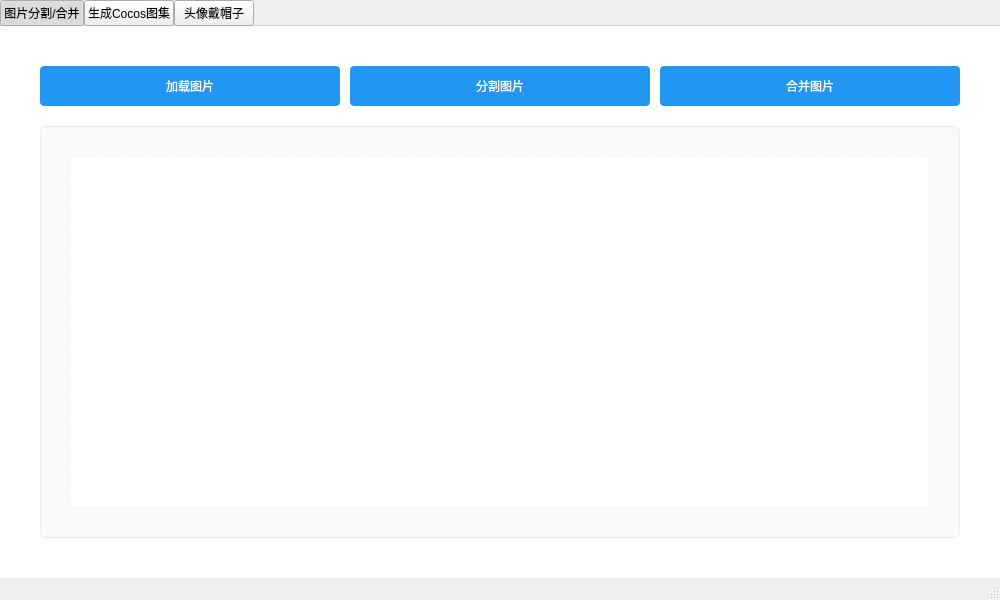
<?xml version="1.0" encoding="UTF-8"?>
<ui version="4.0">
 <class>MainWindow</class>
 <widget class="QMainWindow" name="MainWindow">
  <property name="geometry">
   <rect>
    <x>0</x>
    <y>0</y>
    <width>1000</width>
    <height>600</height>
   </rect>
  </property>
  <property name="windowTitle">
   <string>图片处理工具</string>
  </property>
  <property name="styleSheet">
   <string notr="true">
    QPushButton.nav-button {
        min-width: 120px;
        min-height: 40px;
        border: none;
        background-color: #f0f0f0;
        border-radius: 0px;
        text-align: center;
        padding: 5px;
    }
    QPushButton.nav-button:hover {
        background-color: #e0e0e0;
    }
    QPushButton.nav-button:checked {
        background-color: #ffffff;
        border-bottom: 2px solid #2196F3;
        font-weight: bold;
    }
   </string>
  </property>
  <widget class="QWidget" name="centralwidget">
   <layout class="QVBoxLayout" name="verticalLayout">
    <property name="spacing">
     <number>0</number>
    </property>
    <property name="leftMargin">
     <number>0</number>
    </property>
    <property name="topMargin">
     <number>0</number>
    </property>
    <property name="rightMargin">
     <number>0</number>
    </property>
    <property name="bottomMargin">
     <number>0</number>
    </property>
    <item>
     <widget class="QWidget" name="navBar" native="true">
      <property name="styleSheet">
       <string notr="true">
        QWidget#navBar {
            background-color: #f0f0f0;
            border-bottom: 1px solid #d0d0d0;
        }
       </string>
      </property>
      <layout class="QHBoxLayout" name="horizontalLayout_nav">
       <property name="spacing">
        <number>0</number>
       </property>
       <property name="leftMargin">
        <number>0</number>
       </property>
       <property name="topMargin">
        <number>0</number>
       </property>
       <property name="rightMargin">
        <number>0</number>
       </property>
       <property name="bottomMargin">
        <number>0</number>
       </property>
       <item>
        <widget class="QPushButton" name="btnNavSplitMerge">
         <property name="text">
          <string>图片分割/合并</string>
         </property>
         <property name="checkable">
          <bool>true</bool>
         </property>
         <property name="autoExclusive">
          <bool>true</bool>
         </property>
         <property name="checked">
          <bool>true</bool>
         </property>
         <property name="class" stdset="0">
          <string>nav-button</string>
         </property>
        </widget>
       </item>
       <item>
        <widget class="QPushButton" name="btnNavCocos">
         <property name="text">
          <string>生成Cocos图集</string>
         </property>
         <property name="checkable">
          <bool>true</bool>
         </property>
         <property name="autoExclusive">
          <bool>true</bool>
         </property>
         <property name="class" stdset="0">
          <string>nav-button</string>
         </property>
        </widget>
       </item>
       <item>
        <widget class="QPushButton" name="btnNavHat">
         <property name="text">
          <string>头像戴帽子</string>
         </property>
         <property name="checkable">
          <bool>true</bool>
         </property>
         <property name="autoExclusive">
          <bool>true</bool>
         </property>
         <property name="class" stdset="0">
          <string>nav-button</string>
         </property>
        </widget>
       </item>
       <item>
        <spacer name="horizontalSpacer">
         <property name="orientation">
          <enum>Qt::Horizontal</enum>
         </property>
         <property name="sizeHint" stdset="0">
          <size>
           <width>40</width>
           <height>20</height>
          </size>
         </property>
        </spacer>
       </item>
      </layout>
     </widget>
    </item>
    <item>
     <widget class="QStackedWidget" name="stackedWidget">
      <property name="styleSheet">
       <string notr="true">
        QWidget {
            background-color: #ffffff;
            padding: 20px;
        }
        QPushButton {
            min-width: 80px;
            min-height: 30px;
            padding: 5px 15px;
            background-color: #2196F3;
            color: white;
            border: none;
            border-radius: 4px;
        }
        QPushButton:hover {
            background-color: #1976D2;
        }
        QPushButton:pressed {
            background-color: #0D47A1;
        }
       </string>
      </property>
      <property name="currentIndex">
       <number>0</number>
      </property>
      <widget class="QWidget" name="pageSplitMerge">
       <layout class="QVBoxLayout" name="verticalLayout_2">
        <property name="spacing">
         <number>20</number>
        </property>
        <property name="leftMargin">
         <number>20</number>
        </property>
        <property name="topMargin">
         <number>20</number>
        </property>
        <property name="rightMargin">
         <number>20</number>
        </property>
        <property name="bottomMargin">
         <number>20</number>
        </property>
        <item>
         <layout class="QHBoxLayout" name="horizontalLayout">
          <property name="spacing">
           <number>10</number>
          </property>
          <item>
           <widget class="QPushButton" name="btnLoad">
            <property name="text">
             <string>加载图片</string>
            </property>
           </widget>
          </item>
          <item>
           <widget class="QPushButton" name="btnSplit">
            <property name="text">
             <string>分割图片</string>
            </property>
           </widget>
          </item>
          <item>
           <widget class="QPushButton" name="btnMerge">
            <property name="text">
             <string>合并图片</string>
            </property>
           </widget>
          </item>
         </layout>
        </item>
        <item>
         <widget class="QFrame" name="contentFrame">
          <property name="frameShape">
           <enum>QFrame::StyledPanel</enum>
          </property>
          <property name="frameShadow">
           <enum>QFrame::Raised</enum>
          </property>
          <property name="styleSheet">
           <string notr="true">
            QFrame#contentFrame {
                background-color: #f8f9fa;
                border: 1px solid #e9ecef;
                border-radius: 6px;
            }
           </string>
          </property>
          <layout class="QVBoxLayout" name="verticalLayout_content">
           <item>
            <widget class="QLabel" name="imageLabel">
             <property name="alignment">
              <set>Qt::AlignCenter</set>
             </property>
             <property name="styleSheet">
              <string notr="true">
               QLabel {
                   background-color: #ffffff;
                   border: 1px dashed #dee2e6;
                   border-radius: 4px;
                   padding: 10px;
               }
              </string>
             </property>
            </widget>
           </item>
          </layout>
         </widget>
        </item>
       </layout>
      </widget>
      <widget class="QWidget" name="pageCocos">
       <layout class="QVBoxLayout" name="verticalLayout_3">
        <item>
         <layout class="QHBoxLayout" name="horizontalLayout_2">
          <item>
           <widget class="QPushButton" name="btnLoadCocos">
            <property name="text">
             <string>选择图片</string>
            </property>
           </widget>
          </item>
          <item>
           <widget class="QPushButton" name="btnGenerateAtlas">
            <property name="text">
             <string>生成图集</string>
            </property>
           </widget>
          </item>
         </layout>
        </item>
       </layout>
      </widget>
      <widget class="QWidget" name="pageHat">
       <layout class="QVBoxLayout" name="verticalLayout_4">
        <item>
         <layout class="QHBoxLayout" name="horizontalLayout_3">
          <item>
           <widget class="QPushButton" name="btnLoadAvatar">
            <property name="text">
             <string>选择头像</string>
            </property>
           </widget>
          </item>
          <item>
           <widget class="QPushButton" name="btnLoadHat">
            <property name="text">
             <string>选择帽子</string>
            </property>
           </widget>
          </item>
          <item>
           <widget class="QPushButton" name="btnGenerateHat">
            <property name="text">
             <string>生成戴帽子头像</string>
            </property>
           </widget>
          </item>
         </layout>
        </item>
       </layout>
      </widget>
     </widget>
    </item>
    <!-- 移除原来的 imageLabel -->
   </layout>
  </widget>
  <widget class="QStatusBar" name="statusbar"/>
 </widget>
</ui>
